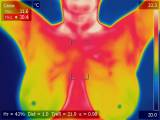
#> input picture thermal data/healthy/T0001.1.1.D.2012-10-08.00.jpg, 160 x 120 px
$ python -i preprocessing.py   (imports and definitions only)
#> lines starting #> are read from the running program, lines starting #| are printed output that depends on the picture
#> further down, picture is the input picture: shape (120, 160, 3); mean B, G, R 68, 107.2, 169.8
from typing import Tuple

import cv2
import numpy as np


def resize_image(image: np.ndarray, size: Tuple[int, int] = (224, 224)) -> np.ndarray:
#> called with size = (224, 224)
    return cv2.resize(image, size, interpolation=cv2.INTER_AREA)
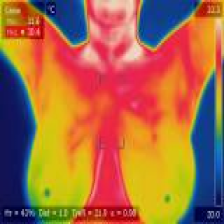
#> returned value: shape (224, 224, 3); mean of channels 0, 1, 2 68, 107.1, 169.8; drawn as B, G, R


def apply_clahe(image: np.ndarray) -> np.ndarray:
    if len(image.shape) == 3:
        image = cv2.cvtColor(image, cv2.COLOR_BGR2GRAY)
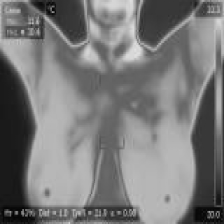
#> image: shape (224, 224); min 5, max 226, mean 121.4
    clahe = cv2.createCLAHE(clipLimit=2.0, tileGridSize=(8, 8))
    return clahe.apply(image)
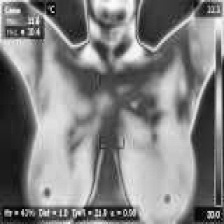
#> returned value: shape (224, 224); min 3, max 252, mean 129.7


def normalize_image(image: np.ndarray, method: str = "minmax") -> np.ndarray:
    if method == "minmax":
        return (image - np.min(image)) / (np.max(image) - np.min(image) + 1e-8)
    elif method == "meanstd":
        return (image - np.mean(image)) / (np.std(image) + 1e-8)
    else:
        raise ValueError("Unknown normalization method")


def segment_breast_region(image: np.ndarray) -> np.ndarray:
    # Placeholder: simple thresholding; replace with U-Net for advanced segmentation
    _, mask = cv2.threshold(image, 10, 255, cv2.THRESH_BINARY)
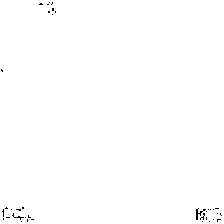
#> mask: shape (224, 224); 99.7% white; black in thin lines or dots
    return cv2.bitwise_and(image, image, mask=mask)


def preprocess_pipeline(
    image: np.ndarray, size: Tuple[int, int] = (224, 224), norm_method: str = "minmax"
) -> np.ndarray:
    image = resize_image(image, size)
    image = apply_clahe(image)
    image = segment_breast_region(image)
    image = normalize_image(image, method=norm_method)
    return image

>>> import cv2
>>> picture = cv2.imread('../../../thermal data/healthy/T0001.1.1.D.2012-10-08.00.jpg')
>>> result = preprocess_pipeline(picture)

$ run again, on thermal data/healthy/T0001.1.5.D.2012-10-08.00.jpg
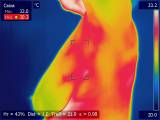
#> input picture thermal data/healthy/T0001.1.5.D.2012-10-08.00.jpg, 160 x 120 px
#> picture is the input picture: shape (120, 160, 3); mean B, G, R 80.5, 83.5, 126.6
#> in apply_clahe, `return clahe.apply(image)`:
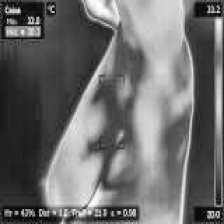
#> returned value: shape (224, 224); min 3, max 255, mean 107.6
#> in segment_breast_region, `_, mask = cv2.threshold(image, 10, 255, cv2.THRESH_BINARY)`:
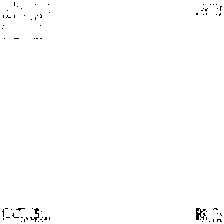
#> mask: shape (224, 224); 99.4% white; black in thin lines or dots

$ run again, on thermal data/healthy/T0002.1.1.D.2012-10-08.03.jpg
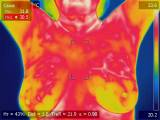
#> input picture thermal data/healthy/T0002.1.1.D.2012-10-08.03.jpg, 160 x 120 px
#> picture is the input picture: shape (120, 160, 3); mean B, G, R 71.4, 85.1, 180.8
#> in apply_clahe, `image = cv2.cvtColor(image, cv2.COLOR_BGR2GRAY)`:
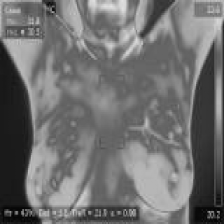
#> image: shape (224, 224); min 5, max 227, mean 112.1
#> in apply_clahe, `return clahe.apply(image)`:
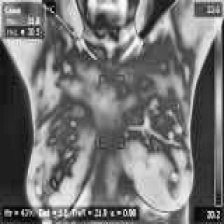
#> returned value: shape (224, 224); min 4, max 254, mean 116.4
#> mask: shape (224, 224); 99.7% white; black in thin lines or dots
